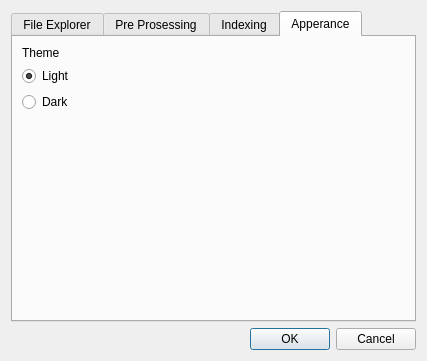
<?xml version="1.0" encoding="UTF-8"?>
<ui version="4.0">
 <class>AdvancedSettings</class>
 <widget class="QDialog" name="AdvancedSettings">
  <property name="geometry">
   <rect>
    <x>0</x>
    <y>0</y>
    <width>427</width>
    <height>361</height>
   </rect>
  </property>
  <property name="windowTitle">
   <string>Settings</string>
  </property>
  <layout class="QGridLayout" name="gridLayout">
   <item row="1" column="0">
    <widget class="QDialogButtonBox" name="buttonBox">
     <property name="orientation">
      <enum>Qt::Horizontal</enum>
     </property>
     <property name="standardButtons">
      <set>QDialogButtonBox::Cancel|QDialogButtonBox::Ok</set>
     </property>
    </widget>
   </item>
   <item row="0" column="0">
    <widget class="QTabWidget" name="tabWidget">
     <property name="currentIndex">
      <number>3</number>
     </property>
     <widget class="QWidget" name="fileExplorerTab">
      <attribute name="title">
       <string>File Explorer</string>
      </attribute>
      <layout class="QVBoxLayout" name="verticalLayout_5">
       <item>
        <layout class="QHBoxLayout" name="horizontalLayout" stretch="3,1">
         <item>
          <layout class="QVBoxLayout" name="verticalLayout">
           <item>
            <widget class="QLabel" name="label_4">
             <property name="text">
              <string>File types shown in file explorer:</string>
             </property>
            </widget>
           </item>
           <item>
            <widget class="QListWidget" name="fileTypeList"/>
           </item>
          </layout>
         </item>
         <item>
          <layout class="QVBoxLayout" name="verticalLayout_2" stretch="0,0,0,1,0,0">
           <item>
            <widget class="QLabel" name="label_5">
             <property name="text">
              <string/>
             </property>
            </widget>
           </item>
           <item>
            <layout class="QHBoxLayout" name="horizontalLayout_2">
             <property name="sizeConstraint">
              <enum>QLayout::SetDefaultConstraint</enum>
             </property>
             <item alignment="Qt::AlignTop">
              <widget class="QLineEdit" name="fileTypeLineEdit">
               <property name="minimumSize">
                <size>
                 <width>50</width>
                 <height>0</height>
                </size>
               </property>
               <property name="toolTip">
                <string>Write desired file type here</string>
               </property>
               <property name="toolTipDuration">
                <number>1</number>
               </property>
              </widget>
             </item>
             <item alignment="Qt::AlignTop">
              <widget class="QPushButton" name="addFileTypeButton">
               <property name="text">
                <string>Add</string>
               </property>
              </widget>
             </item>
            </layout>
           </item>
           <item>
            <widget class="Line" name="line">
             <property name="orientation">
              <enum>Qt::Horizontal</enum>
             </property>
            </widget>
           </item>
           <item>
            <widget class="QPushButton" name="removeFileTypeButton">
             <property name="text">
              <string>Remove</string>
             </property>
            </widget>
           </item>
           <item>
            <widget class="QPushButton" name="resetFileTypeButton">
             <property name="text">
              <string>Reset</string>
             </property>
            </widget>
           </item>
           <item>
            <spacer name="verticalSpacer">
             <property name="orientation">
              <enum>Qt::Vertical</enum>
             </property>
             <property name="sizeHint" stdset="0">
              <size>
               <width>20</width>
               <height>40</height>
              </size>
             </property>
            </spacer>
           </item>
          </layout>
         </item>
        </layout>
       </item>
       <item>
        <widget class="QLabel" name="label_6">
         <property name="text">
          <string>Default directory:</string>
         </property>
        </widget>
       </item>
       <item>
        <widget class="QCheckBox" name="directoryBox">
         <property name="focusPolicy">
          <enum>Qt::NoFocus</enum>
         </property>
         <property name="text">
          <string>Enable default directory</string>
         </property>
        </widget>
       </item>
       <item>
        <layout class="QHBoxLayout" name="horizontalLayout_6">
         <item>
          <widget class="QLineEdit" name="directoryEdit"/>
         </item>
         <item>
          <widget class="QPushButton" name="browseDirectoryButton">
           <property name="text">
            <string>Browse</string>
           </property>
          </widget>
         </item>
         <item>
          <spacer name="horizontalSpacer">
           <property name="orientation">
            <enum>Qt::Horizontal</enum>
           </property>
           <property name="sizeHint" stdset="0">
            <size>
             <width>40</width>
             <height>20</height>
            </size>
           </property>
          </spacer>
         </item>
        </layout>
       </item>
      </layout>
     </widget>
     <widget class="QWidget" name="preProcessingTab">
      <attribute name="title">
       <string>Pre Prosessing</string>
      </attribute>
      <layout class="QVBoxLayout" name="verticalLayout_3">
       <item>
        <widget class="QLabel" name="label_2">
         <property name="text">
          <string>Default Convention:</string>
         </property>
        </widget>
       </item>
       <item>
        <widget class="QRadioButton" name="brukerButton">
         <property name="focusPolicy">
          <enum>Qt::NoFocus</enum>
         </property>
         <property name="text">
          <string>Bruker</string>
         </property>
        </widget>
       </item>
       <item>
        <widget class="QRadioButton" name="tslButton">
         <property name="focusPolicy">
          <enum>Qt::NoFocus</enum>
         </property>
         <property name="text">
          <string>TSL</string>
         </property>
        </widget>
       </item>
       <item>
        <widget class="QLabel" name="label_3">
         <property name="text">
          <string>Pattern Center Refinement:</string>
         </property>
        </widget>
       </item>
       <item>
        <widget class="QCheckBox" name="savePcsBox">
         <property name="focusPolicy">
          <enum>Qt::NoFocus</enum>
         </property>
         <property name="text">
          <string>Save individual pattern data to project settings file </string>
         </property>
        </widget>
       </item>
       <item>
        <spacer name="verticalSpacer_2">
         <property name="orientation">
          <enum>Qt::Vertical</enum>
         </property>
         <property name="sizeHint" stdset="0">
          <size>
           <width>20</width>
           <height>40</height>
          </size>
         </property>
        </spacer>
       </item>
      </layout>
     </widget>
     <widget class="QWidget" name="indexingTab">
      <attribute name="title">
       <string>Indexing</string>
      </attribute>
      <layout class="QVBoxLayout" name="verticalLayout_4">
       <item>
        <widget class="QLabel" name="label">
         <property name="text">
          <string>Default settings:</string>
         </property>
        </widget>
       </item>
       <item>
        <widget class="QCheckBox" name="lazyLoadingBox">
         <property name="focusPolicy">
          <enum>Qt::NoFocus</enum>
         </property>
         <property name="text">
          <string>Lazy Loading (recommended)</string>
         </property>
        </widget>
       </item>
       <item>
        <widget class="QCheckBox" name="checkBoxRefine">
         <property name="text">
          <string>Refine orientations</string>
         </property>
        </widget>
       </item>
       <item>
        <widget class="QLabel" name="label_7">
         <property name="text">
          <string>Colors:</string>
         </property>
        </widget>
       </item>
       <item>
        <widget class="QTreeWidget" name="colorTreeWidget">
         <property name="enabled">
          <bool>true</bool>
         </property>
         <property name="sizePolicy">
          <sizepolicy hsizetype="Fixed" vsizetype="Fixed">
           <horstretch>0</horstretch>
           <verstretch>0</verstretch>
          </sizepolicy>
         </property>
         <property name="minimumSize">
          <size>
           <width>0</width>
           <height>0</height>
          </size>
         </property>
         <property name="maximumSize">
          <size>
           <width>320</width>
           <height>16777215</height>
          </size>
         </property>
         <property name="baseSize">
          <size>
           <width>0</width>
           <height>0</height>
          </size>
         </property>
         <property name="font">
          <font>
           <weight>50</weight>
           <bold>false</bold>
          </font>
         </property>
         <property name="layoutDirection">
          <enum>Qt::LeftToRight</enum>
         </property>
         <property name="autoFillBackground">
          <bool>false</bool>
         </property>
         <property name="styleSheet">
          <string notr="true">background-color: transparent</string>
         </property>
         <property name="frameShape">
          <enum>QFrame::NoFrame</enum>
         </property>
         <property name="frameShadow">
          <enum>QFrame::Plain</enum>
         </property>
         <property name="lineWidth">
          <number>1</number>
         </property>
         <property name="midLineWidth">
          <number>0</number>
         </property>
         <property name="sizeAdjustPolicy">
          <enum>QAbstractScrollArea::AdjustToContents</enum>
         </property>
         <property name="editTriggers">
          <set>QAbstractItemView::DoubleClicked|QAbstractItemView::EditKeyPressed</set>
         </property>
         <property name="showDropIndicator" stdset="0">
          <bool>false</bool>
         </property>
         <property name="alternatingRowColors">
          <bool>false</bool>
         </property>
         <property name="rootIsDecorated">
          <bool>true</bool>
         </property>
         <property name="uniformRowHeights">
          <bool>false</bool>
         </property>
         <property name="itemsExpandable">
          <bool>true</bool>
         </property>
         <property name="sortingEnabled">
          <bool>false</bool>
         </property>
         <property name="animated">
          <bool>false</bool>
         </property>
         <property name="allColumnsShowFocus">
          <bool>false</bool>
         </property>
         <property name="wordWrap">
          <bool>false</bool>
         </property>
         <property name="expandsOnDoubleClick">
          <bool>true</bool>
         </property>
         <property name="columnCount">
          <number>2</number>
         </property>
         <attribute name="headerVisible">
          <bool>false</bool>
         </attribute>
         <attribute name="headerMinimumSectionSize">
          <number>19</number>
         </attribute>
         <column>
          <property name="text">
           <string>1</string>
          </property>
          <property name="font">
           <font>
            <pointsize>13</pointsize>
            <kerning>false</kerning>
           </font>
          </property>
          <property name="textAlignment">
           <set>AlignLeading|AlignVCenter</set>
          </property>
         </column>
         <column>
          <property name="text">
           <string>2</string>
          </property>
         </column>
         <item>
          <property name="text">
           <string>Default phase map colors</string>
          </property>
          <property name="text">
           <string/>
          </property>
          <property name="flags">
           <set>ItemIsEnabled</set>
          </property>
          <item>
           <property name="text">
            <string>Phase 1</string>
           </property>
           <property name="background">
            <brush brushstyle="NoBrush">
             <color alpha="255">
              <red>33</red>
              <green>33</green>
              <blue>33</blue>
             </color>
            </brush>
           </property>
           <property name="text">
            <string>■</string>
           </property>
           <property name="flags">
            <set>ItemIsSelectable|ItemIsUserCheckable|ItemIsEnabled</set>
           </property>
          </item>
          <item>
           <property name="text">
            <string>Phase 2</string>
           </property>
           <property name="text">
            <string>■</string>
           </property>
           <property name="flags">
            <set>ItemIsSelectable|ItemIsUserCheckable|ItemIsEnabled</set>
           </property>
          </item>
          <item>
           <property name="text">
            <string>Phase 3</string>
           </property>
           <property name="text">
            <string>■</string>
           </property>
           <property name="flags">
            <set>ItemIsSelectable|ItemIsUserCheckable|ItemIsEnabled</set>
           </property>
          </item>
          <item>
           <property name="text">
            <string>Phase 4</string>
           </property>
           <property name="font">
            <font>
             <underline>false</underline>
             <strikeout>false</strikeout>
            </font>
           </property>
           <property name="background">
            <brush brushstyle="NoBrush">
             <color alpha="255">
              <red>255</red>
              <green>38</green>
              <blue>0</blue>
             </color>
            </brush>
           </property>
           <property name="foreground">
            <brush brushstyle="SolidPattern">
             <color alpha="255">
              <red>0</red>
              <green>0</green>
              <blue>0</blue>
             </color>
            </brush>
           </property>
           <property name="text">
            <string>■</string>
           </property>
           <property name="flags">
            <set>ItemIsSelectable|ItemIsEnabled</set>
           </property>
          </item>
         </item>
        </widget>
       </item>
       <item>
        <spacer name="verticalSpacer_3">
         <property name="orientation">
          <enum>Qt::Vertical</enum>
         </property>
         <property name="sizeHint" stdset="0">
          <size>
           <width>20</width>
           <height>40</height>
          </size>
         </property>
        </spacer>
       </item>
      </layout>
     </widget>
     <widget class="QWidget" name="apperanceTab">
      <property name="accessibleName">
       <string>Apperance</string>
      </property>
      <attribute name="title">
       <string>Apperance</string>
      </attribute>
      <layout class="QVBoxLayout" name="verticalLayout_6">
       <item>
        <widget class="QLabel" name="label_8">
         <property name="text">
          <string>Theme</string>
         </property>
        </widget>
       </item>
       <item>
        <layout class="QHBoxLayout" name="horizontalLayout_3">
         <item>
          <widget class="QRadioButton" name="lightRadioButton">
           <property name="text">
            <string>Light</string>
           </property>
           <property name="checked">
            <bool>true</bool>
           </property>
          </widget>
         </item>
         <item>
          <spacer name="horizontalSpacer_3">
           <property name="orientation">
            <enum>Qt::Horizontal</enum>
           </property>
           <property name="sizeHint" stdset="0">
            <size>
             <width>40</width>
             <height>20</height>
            </size>
           </property>
          </spacer>
         </item>
        </layout>
       </item>
       <item>
        <layout class="QHBoxLayout" name="horizontalLayout_4">
         <item>
          <widget class="QRadioButton" name="darkRadioButton">
           <property name="text">
            <string>Dark</string>
           </property>
          </widget>
         </item>
         <item>
          <spacer name="horizontalSpacer_2">
           <property name="orientation">
            <enum>Qt::Horizontal</enum>
           </property>
           <property name="sizeHint" stdset="0">
            <size>
             <width>40</width>
             <height>20</height>
            </size>
           </property>
          </spacer>
         </item>
        </layout>
       </item>
       <item>
        <spacer name="verticalSpacer_4">
         <property name="orientation">
          <enum>Qt::Vertical</enum>
         </property>
         <property name="sizeHint" stdset="0">
          <size>
           <width>20</width>
           <height>40</height>
          </size>
         </property>
        </spacer>
       </item>
      </layout>
     </widget>
    </widget>
   </item>
  </layout>
 </widget>
 <resources/>
 <connections>
  <connection>
   <sender>buttonBox</sender>
   <signal>accepted()</signal>
   <receiver>AdvancedSettings</receiver>
   <slot>accept()</slot>
   <hints>
    <hint type="sourcelabel">
     <x>248</x>
     <y>254</y>
    </hint>
    <hint type="destinationlabel">
     <x>157</x>
     <y>274</y>
    </hint>
   </hints>
  </connection>
  <connection>
   <sender>buttonBox</sender>
   <signal>rejected()</signal>
   <receiver>AdvancedSettings</receiver>
   <slot>reject()</slot>
   <hints>
    <hint type="sourcelabel">
     <x>316</x>
     <y>260</y>
    </hint>
    <hint type="destinationlabel">
     <x>286</x>
     <y>274</y>
    </hint>
   </hints>
  </connection>
 </connections>
</ui>
